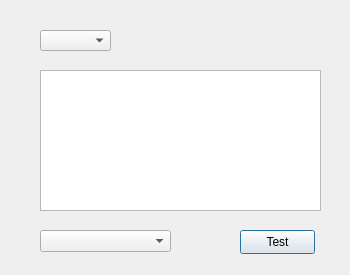
<ui version="4.0" >
 <author></author>
 <comment></comment>
 <exportmacro></exportmacro>
 <class>comboboxesClass</class>
 <widget class="QDialog" name="comboboxesClass" >
  <property name="geometry" >
   <rect>
    <x>0</x>
    <y>0</y>
    <width>350</width>
    <height>275</height>
   </rect>
  </property>
  <property name="windowTitle" >
   <string>comboboxes</string>
  </property>
  <property name="accessibleName" >
   <string>comboboxesClass</string>
  </property>
  <widget class="MultiComboBox" name="comboBox_2" >
   <property name="geometry" >
    <rect>
     <x>300</x>
     <y>530</y>
     <width>311</width>
     <height>21</height>
    </rect>
   </property>
   <property name="mouseTracking" >
    <bool>false</bool>
   </property>
   <property name="accessibleName" >
    <string>comboBox_2</string>
   </property>
   <property name="autoCompletionCaseSensitivity" >
    <enum>Qt::CaseSensitive</enum>
   </property>
  </widget>
  <widget class="MultiComboBox" name="comboBox_3" >
   <property name="geometry" >
    <rect>
     <x>300</x>
     <y>530</y>
     <width>311</width>
     <height>21</height>
    </rect>
   </property>
   <property name="mouseTracking" >
    <bool>false</bool>
   </property>
   <property name="accessibleName" >
    <string>comboBox_3</string>
   </property>
   <property name="autoCompletionCaseSensitivity" >
    <enum>Qt::CaseSensitive</enum>
   </property>
  </widget>
  <widget class="QComboBox" name="comboBox_qt" >
   <property name="geometry" >
    <rect>
     <x>40</x>
     <y>230</y>
     <width>131</width>
     <height>22</height>
    </rect>
   </property>
   <property name="accessibleName" >
    <string>comboBox_qt</string>
   </property>
  </widget>
  <widget class="QPushButton" name="btTest" >
   <property name="geometry" >
    <rect>
     <x>240</x>
     <y>230</y>
     <width>75</width>
     <height>24</height>
    </rect>
   </property>
   <property name="accessibleName" >
    <string>btTest</string>
   </property>
   <property name="text" >
    <string>Test</string>
   </property>
  </widget>
  <widget class="BasarTableWidget" name="tableWidget_basar" >
   <property name="geometry" >
    <rect>
     <x>40</x>
     <y>70</y>
     <width>281</width>
     <height>141</height>
    </rect>
   </property>
   <property name="accessibleName" >
    <string>tableWidget_basar</string>
   </property>
  </widget>
  <widget class="MultiComboBox" name="comboBox_multi" >
   <property name="geometry" >
    <rect>
     <x>40</x>
     <y>30</y>
     <width>71</width>
     <height>21</height>
    </rect>
   </property>
   <property name="accessibleName" >
    <string>comboBox_multi</string>
   </property>
   <property name="editable" >
    <bool>false</bool>
   </property>
   <property name="modelColumn" >
    <bool>false</bool>
   </property>
  </widget>
 </widget>
 <layoutdefault spacing="6" margin="11" />
 <pixmapfunction></pixmapfunction>
 <customwidgets>
  <customwidget>
   <class>MultiComboBox</class>
   <extends>QComboBox</extends>
   <header>libbasarqtwidget_multicombobox.h</header>
   <container>0</container>
   <pixmap></pixmap>
  </customwidget>
  <customwidget>
   <class>BasarTableWidget</class>
   <extends>QTableWidget</extends>
   <header>libbasarqtwidget_tablewidget.h</header>
   <container>0</container>
   <pixmap></pixmap>
  </customwidget>
 </customwidgets>
 <resources/>
 <connections/>
</ui>
